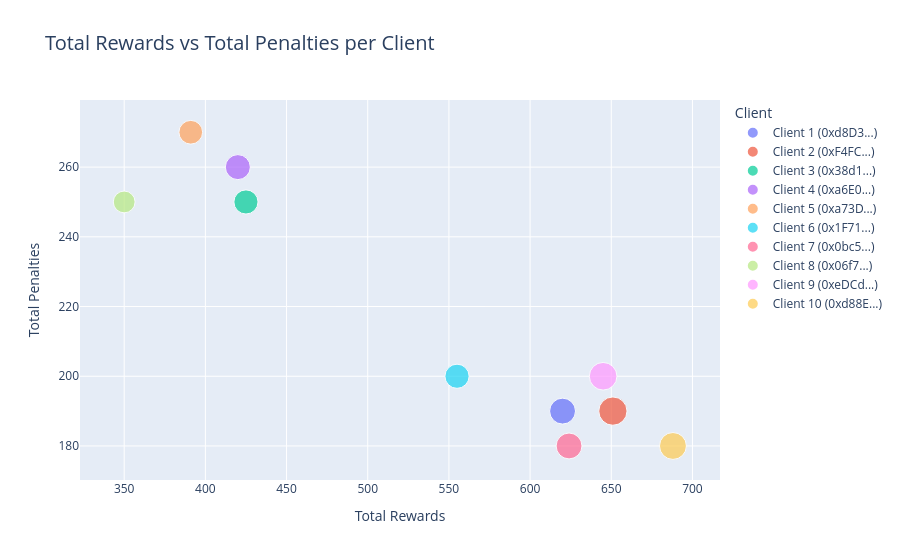

This figure's notebook cell:
### Code cell
import plotly.express as px

# 奖励与惩罚的关系散点图（交互式）
fig = px.scatter(
    merged_df,
    x='Total_Rewards',
    y='Total_Penalties',
    color='Client_Display',
    size='Final_Reputation',
    hover_data=['Final_Reputation'],
    title='Total Rewards vs Total Penalties per Client',
    labels={
        'Total_Rewards': 'Total Rewards',
        'Total_Penalties': 'Total Penalties',
        'Client_Display': 'Client'
    }
)

fig.update_layout(
    legend_title_text='Client',
    xaxis_title='Total Rewards',
    yaxis_title='Total Penalties',
    title_font_size=20
)

fig.show()

### Figure 1 — Plotly figure (JSON) as saved in the notebook; plotly's stock layout.template omitted (floating-point values rounded to 4 significant figures)
{"data": [{"customdata": [[1598]], "hovertemplate": "Client=Client 1 (0xd8D3...)<br>Total Rewards=%{x}<br>Total Penalties=%{y}<br>Final_Reputation=%{customdata[0]}<extra></extra>", "legendgroup": "Client 1 (0xd8D3...)", "marker": {"color": "#636efa", "size": [1598], "sizemode": "area", "sizeref": 4.765, "symbol": "circle"}, "mode": "markers", "name": "Client 1 (0xd8D3...)", "orientation": "v", "showlegend": true, "type": "scatter", "x": [620], "xaxis": "x", "y": [190], "yaxis": "y"}, {"customdata": [[1906]], "hovertemplate": "Client=Client 2 (0xF4FC...)<br>Total Rewards=%{x}<br>Total Penalties=%{y}<br>Final_Reputation=%{customdata[0]}<extra></extra>", "legendgroup": "Client 2 (0xF4FC...)", "marker": {"color": "#EF553B", "size": [1906], "sizemode": "area", "sizeref": 4.765, "symbol": "circle"}, "mode": "markers", "name": "Client 2 (0xF4FC...)", "orientation": "v", "showlegend": true, "type": "scatter", "x": [651], "xaxis": "x", "y": [190], "yaxis": "y"}, {"customdata": [[1389]], "hovertemplate": "Client=Client 3 (0x38d1...)<br>Total Rewards=%{x}<br>Total Penalties=%{y}<br>Final_Reputation=%{customdata[0]}<extra></extra>", "legendgroup": "Client 3 (0x38d1...)", "marker": {"color": "#00cc96", "size": [1389], "sizemode": "area", "sizeref": 4.765, "symbol": "circle"}, "mode": "markers", "name": "Client 3 (0x38d1...)", "orientation": "v", "showlegend": true, "type": "scatter", "x": [425], "xaxis": "x", "y": [250], "yaxis": "y"}, {"customdata": [[1489]], "hovertemplate": "Client=Client 4 (0xa6E0...)<br>Total Rewards=%{x}<br>Total Penalties=%{y}<br>Final_Reputation=%{customdata[0]}<extra></extra>", "legendgroup": "Client 4 (0xa6E0...)", "marker": {"color": "#ab63fa", "size": [1489], "sizemode": "area", "sizeref": 4.765, "symbol": "circle"}, "mode": "markers", "name": "Client 4 (0xa6E0...)", "orientation": "v", "showlegend": true, "type": "scatter", "x": [420], "xaxis": "x", "y": [260], "yaxis": "y"}, {"customdata": [[1339]], "hovertemplate": "Client=Client 5 (0xa73D...)<br>Total Rewards=%{x}<br>Total Penalties=%{y}<br>Final_Reputation=%{customdata[0]}<extra></extra>", "legendgroup": "Client 5 (0xa73D...)", "marker": {"color": "#FFA15A", "size": [1339], "sizemode": "area", "sizeref": 4.765, "symbol": "circle"}, "mode": "markers", "name": "Client 5 (0xa73D...)", "orientation": "v", "showlegend": true, "type": "scatter", "x": [391], "xaxis": "x", "y": [270], "yaxis": "y"}, {"customdata": [[1393]], "hovertemplate": "Client=Client 6 (0x1F71...)<br>Total Rewards=%{x}<br>Total Penalties=%{y}<br>Final_Reputation=%{customdata[0]}<extra></extra>", "legendgroup": "Client 6 (0x1F71...)", "marker": {"color": "#19d3f3", "size": [1393], "sizemode": "area", "sizeref": 4.765, "symbol": "circle"}, "mode": "markers", "name": "Client 6 (0x1F71...)", "orientation": "v", "showlegend": true, "type": "scatter", "x": [555], "xaxis": "x", "y": [200], "yaxis": "y"}, {"customdata": [[1596]], "hovertemplate": "Client=Client 7 (0x0bc5...)<br>Total Rewards=%{x}<br>Total Penalties=%{y}<br>Final_Reputation=%{customdata[0]}<extra></extra>", "legendgroup": "Client 7 (0x0bc5...)", "marker": {"color": "#FF6692", "size": [1596], "sizemode": "area", "sizeref": 4.765, "symbol": "circle"}, "mode": "markers", "name": "Client 7 (0x0bc5...)", "orientation": "v", "showlegend": true, "type": "scatter", "x": [624], "xaxis": "x", "y": [180], "yaxis": "y"}, {"customdata": [[1133]], "hovertemplate": "Client=Client 8 (0x06f7...)<br>Total Rewards=%{x}<br>Total Penalties=%{y}<br>Final_Reputation=%{customdata[0]}<extra></extra>", "legendgroup": "Client 8 (0x06f7...)", "marker": {"color": "#B6E880", "size": [1133], "sizemode": "area", "sizeref": 4.765, "symbol": "circle"}, "mode": "markers", "name": "Client 8 (0x06f7...)", "orientation": "v", "showlegend": true, "type": "scatter", "x": [350], "xaxis": "x", "y": [250], "yaxis": "y"}, {"customdata": [[1821]], "hovertemplate": "Client=Client 9 (0xeDCd...)<br>Total Rewards=%{x}<br>Total Penalties=%{y}<br>Final_Reputation=%{customdata[0]}<extra></extra>", "legendgroup": "Client 9 (0xeDCd...)", "marker": {"color": "#FF97FF", "size": [1821], "sizemode": "area", "sizeref": 4.765, "symbol": "circle"}, "mode": "markers", "name": "Client 9 (0xeDCd...)", "orientation": "v", "showlegend": true, "type": "scatter", "x": [645], "xaxis": "x", "y": [200], "yaxis": "y"}, {"customdata": [[1725]], "hovertemplate": "Client=Client 10 (0xd88E...)<br>Total Rewards=%{x}<br>Total Penalties=%{y}<br>Final_Reputation=%{customdata[0]}<extra></extra>", "legendgroup": "Client 10 (0xd88E...)", "marker": {"color": "#FECB52", "size": [1725], "sizemode": "area", "sizeref": 4.765, "symbol": "circle"}, "mode": "markers", "name": "Client 10 (0xd88E...)", "orientation": "v", "showlegend": true, "type": "scatter", "x": [688], "xaxis": "x", "y": [180], "yaxis": "y"}], "layout": {"legend": {"itemsizing": "constant", "title": {"text": "Client"}, "tracegroupgap": 0}, "title": {"font": {"size": 20}, "text": "Total Rewards vs Total Penalties per Client"}, "xaxis": {"anchor": "y", "domain": [0, 1], "title": {"text": "Total Rewards"}}, "yaxis": {"anchor": "x", "domain": [0, 1], "title": {"text": "Total Penalties"}}}}
